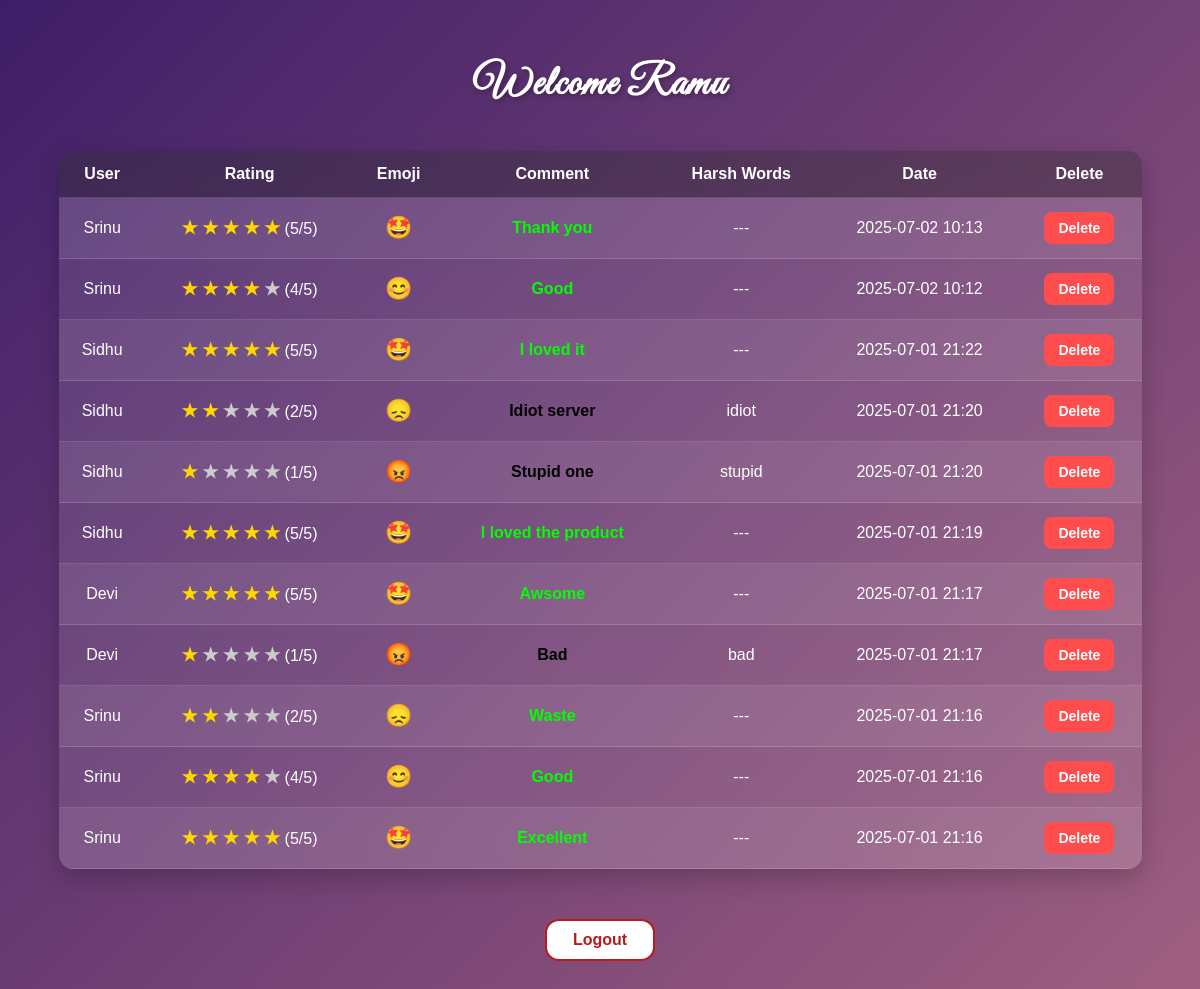
The page /feedback/admin-dashboard/ (signed in) on the database as committed earlier.
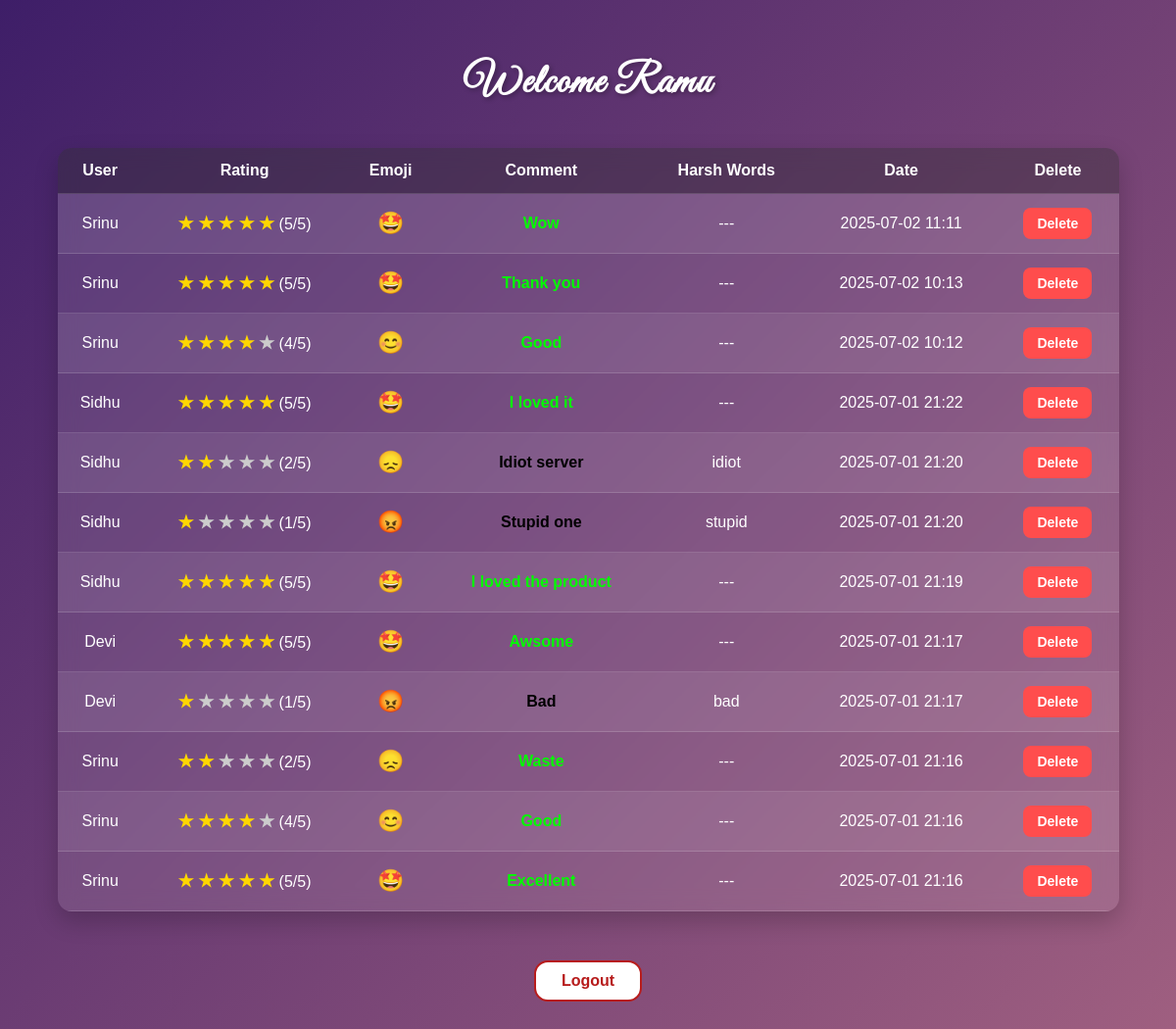
The same page on the database as committed later.
### accountapp/models.py (models this page shows)
class CustomUser(AbstractUser):
    is_user = models.BooleanField(default=False)
    is_admin = models.BooleanField(default=False)

### feedbackapp/models.py (models this page shows, shortened)
class Feedback(models.Model):
    user = models.ForeignKey(CustomUser, on_delete=models.CASCADE)
    rating = models.IntegerField(null=False, blank=False)
    emoji = models.CharField(max_length=10, blank=True, null=True)
    comment = models.TextField(null=False, blank=False)
    created_at = models.DateTimeField(default=now)
    contains_bad_words = models.BooleanField(default=False)
    bad_words_used = models.TextField(blank=True)

### feedbackapp/views.py (the view)
# urls.py: path('admin-dashboard/', admin_dashboard, name='admin_dashboard'),
@login_required
def admin_dashboard(request):
    if not request.user.is_admin:
        return redirect('landing')
    feedbacks = Feedback.objects.all().order_by('-created_at')
    return render(request, 'feedbackapp/admin_dashboard.html', {'feedbacks': feedbacks})

### feedbackapp/templates/feedbackapp/admin_dashboard.html (shortened to what this page needs)
<!DOCTYPE html>
<html>
<head>
</head>
<body>
    <h1>Welcome {{ request.user.username }}</h1>
    <table>
        <tr>
            <th>User</th>
            <th>Rating</th>
            <th>Emoji</th>
            <th>Comment</th>
            <th>Harsh Words</th>
            <th>Date</th>
            <th>Delete</th>
        </tr>
        {% for fb in feedbacks %}
        <tr>
            <td>{{ fb.user.username }}</td>
            <td>
                {% for i in "12345"|make_list %}
                    {% if forloop.counter <= fb.rating %}
                        <span class="star-gold">★</span>
                    {% else %}
                        <span class="star-black">★</span>
                    {% endif %}
                {% endfor %}
                ({{ fb.rating }}/5)
            </td>
            <td><span class="emoji">{{ fb.emoji }}</span></td>
            <td>
                {% if fb.bad_words_used %}
                    <span class="bad">{{ fb.comment }}</span>
                {% else %}
                    <span class="clean">{{ fb.comment }}</span>
                {% endif %}
            </td>
            <td>
                {% if fb.bad_words_used %}
                    {{ fb.bad_words_used }}
                {% else %}
                    ---
                {% endif %}
            </td>
            <td>{{ fb.created_at|date:"Y-m-d H:i" }}</td>
            <td>
                {% if fb.id %}
                <form action="{% url 'delete_feedback' fb.id %}" method="post" onsubmit="return confirm('Are you sure you want to delete this feedback?');">
                    <button type="submit" class="delete-button">Delete</button>
                </form>
                {% else %}
                    No ID
                {% endif %}
            </td>
        </tr>
        {% empty %}
        <tr>
            <td colspan="7">No feedbacks available.</td>
        </tr>
        {% endfor %}
    </table>
    <div class="logout-container">
        <form action="{% url 'logout' %}" method="post">
            <button type="submit" class="logout-button">Logout</button>
        </form>
    </div>
</body>
</html>

### feedbackapp/templates/feedbackapp/admin_dashboard.html (style rules this page uses)
body { margin: 0; font-family: 'Poppins', sans-serif; background: linear-gradient(135deg, #3e1e68, #9f5f80); padding: 30px; color: #fff; }
h1 { text-align: center; font-size: 42px; font-weight: 700; font-family: 'Great Vibes', cursive; margin-bottom: 40px; letter-spacing: 1.5px; text-shadow: 2px 2px 5px rgba(0, 0, 0, 0.3); }
table { margin: auto; border-collapse: collapse; width: 95%; background: rgba(255, 255, 255, 0.1); border-radius: 14px; overflow: hidden; backdrop-filter: blur(10px); box-shadow: 0 10px 25px rgba(0, 0, 0, 0.2); }
th, td { padding: 14px; border-bottom: 1px solid rgba(255, 255, 255, 0.15); text-align: center; vertical-align: middle; color: #fff; }
th { background-color: rgba(0, 0, 0, 0.3); font-size: 16px; font-weight: 600; }
tr:nth-child(even) { background-color: rgba(255, 255, 255, 0.07); }
.delete-button { background-color: #ff4d4d; color: white; border: none; padding: 8px 14px; border-radius: 8px; cursor: pointer; font-weight: bold; font-size: 14px; }
.logout-container { text-align: center; margin-top: 50px; }
.logout-button { background-color: white; color: #b71c1c; border: 2px solid #b71c1c; padding: 10px 26px; border-radius: 14px; cursor: pointer; font-weight: bold; font-size: 16px; transition: 0.3s; }
.star-gold { color: gold; font-size: 18px; font-weight: bold; }
.star-black { color: #ccc; font-size: 18px; font-weight: bold; }
td .emoji { font-size: 22px; }
td .clean { color: #00ff00; font-weight: 900; }
td .bad { color: #000000; font-weight: 900; }

Rows that differ between the two databases and show on the page:
added Feedback: user.username "Srinu", rating "5", emoji "🤩", comment "Wow", created_at "2025-07-02 11:11", shows "Delete"
